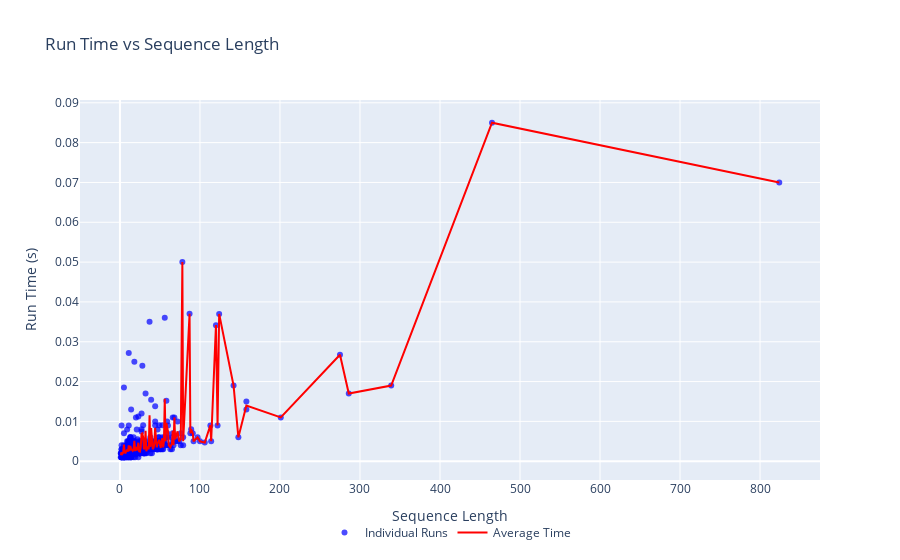

Notebook cell for this chart:
### Code cell
from benchmark import to_plotly
to_plotly(*benchmark(classifier, dataset['train']))
